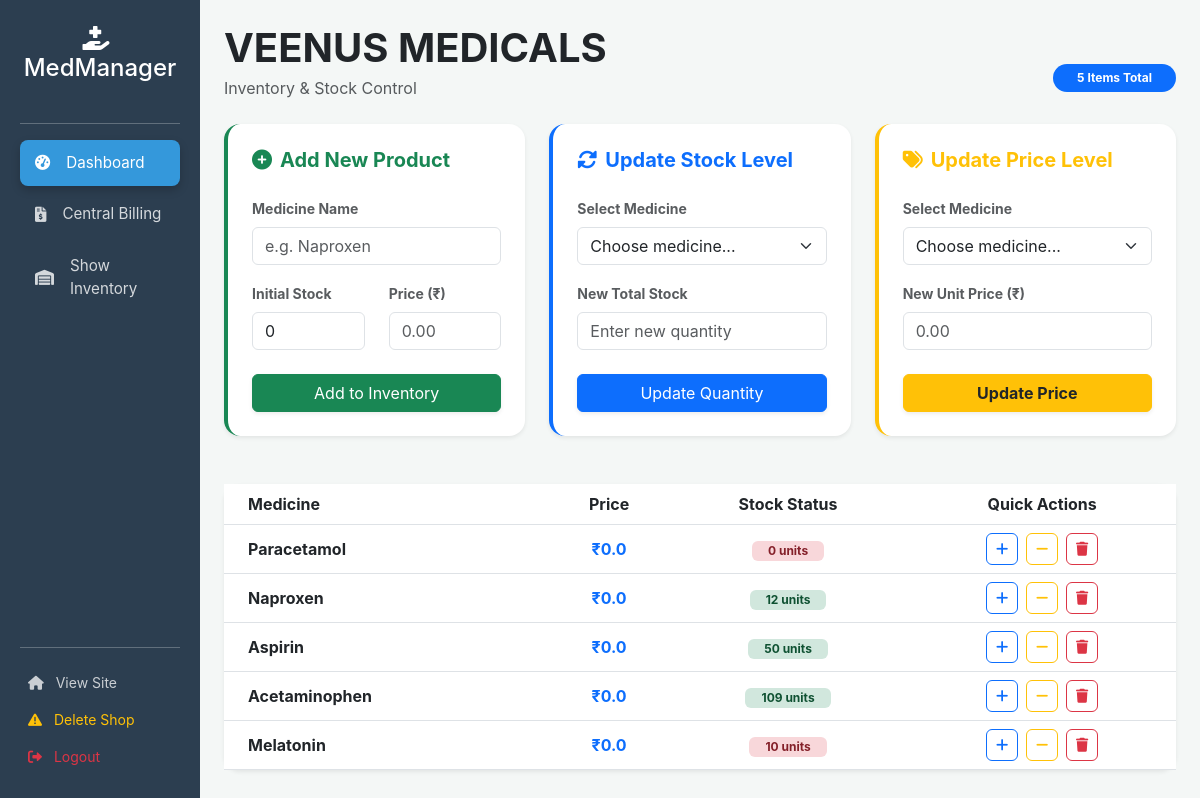
Page /dashboard (signed in) on the committed database.
### tables this page shows
CREATE TABLE shops 
                      (shop_id TEXT PRIMARY KEY, name TEXT, location TEXT, password TEXT);

CREATE TABLE inventory 
                      (id INTEGER PRIMARY KEY AUTOINCREMENT, shop_id TEXT, 
                       med_name TEXT, stock_count INTEGER, price REAL DEFAULT 0.0);

### app.py (the view, shortened to what this page needs)
@app.route('/dashboard', methods=['GET', 'POST'])
def dashboard():
    if 'shop_id' not in session:
        return redirect(url_for('login'))
    sid = session['shop_id']
    conn = get_db_connection()
    shop_data = conn.execute("SELECT name FROM shops WHERE shop_id = ?", (sid,)).fetchone()
    stocks = conn.execute("SELECT med_name, stock_count, price FROM inventory WHERE shop_id=?", (sid,)).fetchall()
    conn.close()
    return render_template('dashboard.html', stocks=stocks, shop_name=shop_data['name'])

### app.py (called while the page is built)
def get_db_connection():
    conn = sqlite3.connect('pharmacy.db')
    conn.row_factory = sqlite3.Row
    return conn

### templates/dashboard.html (shortened to what this page needs)
<!DOCTYPE html>
<html lang="en">
<head>
    <link href="https://cdn.jsdelivr.net/npm/bootstrap@5.3.0/dist/css/bootstrap.min.css" rel="stylesheet">
    <link rel="stylesheet" href="https://cdnjs.cloudflare.com/ajax/libs/font-awesome/6.0.0/css/all.min.css">
</head>
<body>
<div class="container-fluid">
    <div class="row">
        <div class="col-md-2 sidebar d-none d-md-flex flex-column">
            <h4 class="mb-4 text-center"><i class="fas fa-hand-holding-medical me-2"></i>MedManager</h4>
            <hr class="opacity-25">
            <a href="/dashboard" class="nav-item active"><i class="fas fa-tachometer-alt me-3"></i> Dashboard</a>
            <a href="/billing" class="nav-item"><i class="fas fa-file-invoice-dollar me-3"></i> Central Billing</a>
            <a href="/inventory_list" class="nav-item"><i class="fas fa-warehouse me-3"></i> Show Inventory</a>
            <div class="mt-auto">
                <hr class="opacity-25">
                <a href="/" class="text-white text-decoration-none d-block p-2 opacity-75 small"><i class="fas fa-home me-2"></i> View Site</a>
                <a href="/delete_shop_record" class="text-warning text-decoration-none d-block p-2 small" onclick="return confirm('Permanently delete this shop?')"><i class="fas fa-exclamation-triangle me-2"></i> Delete Shop</a>
                <a href="/login" class="text-danger text-decoration-none d-block p-2 small"><i class="fas fa-sign-out-alt me-2"></i> Logout</a>
            </div>
        </div>
        <div class="col-md-10 p-4">
            <div class="d-flex justify-content-between align-items-end mb-4">
                <div>
                    <h1 class="fw-bold text-dark mb-1 text-capitalize">{{ shop_name }}</h1>
                    <p class="text-muted mb-0">Inventory & Stock Control</p>
                </div>
                <div class="text-end">
                    <span class="badge bg-primary rounded-pill px-4 py-2 mb-2 d-block">{{ stocks|length }} Items Total</span>
                </div>
            </div>
            <div class="row g-4 mb-5">
                <div class="col-md-4">
                    <div class="card shadow-sm p-4 border-0 rounded-4 border-start border-success border-4 mgmt-card">
                        <h5 class="mb-4 text-success fw-bold"><i class="fas fa-plus-circle me-2"></i>Add New Product</h5>
                        <form method="POST">
                            <div class="mb-3">
                                <label class="form-label small fw-bold text-muted">Medicine Name</label>
                                <input type="text" name="med_name" class="form-control" placeholder="e.g. Naproxen" required>
                            </div>
                            <div class="row">
                                <div class="col-md-6 mb-3">
                                    <label class="form-label small fw-bold text-muted">Initial Stock</label>
                                    <input type="number" name="stock" class="form-control" value="0" required>
                                </div>
                                <div class="col-md-6 mb-3">
                                    <label class="form-label small fw-bold text-muted">Price (₹)</label>
                                    <input type="number" name="price" step="0.01" class="form-control" placeholder="0.00" required>
                                </div>
                            </div>
                            <button type="submit" class="btn btn-success w-100 shadow-sm mt-2">Add to Inventory</button>
                        </form>
                    </div>
                </div>
                <div class="col-md-4">
                    <div class="card shadow-sm p-4 border-0 rounded-4 border-start border-primary border-4 mgmt-card">
                        <h5 class="mb-4 text-primary fw-bold"><i class="fas fa-sync-alt me-2"></i>Update Stock Level</h5>
                        <form method="POST">
                            <div class="mb-3">
                                <label class="form-label small fw-bold text-muted">Select Medicine</label>
                                <select name="med_name" class="form-select" required>
                                    <option value="" selected disabled>Choose medicine...</option>
                                </select>
                            </div>
                            <div class="mb-3">
                                <label class="form-label small fw-bold text-muted">New Total Stock</label>
                                <input type="number" name="stock" class="form-control" placeholder="Enter new quantity" required>
                            </div>
                            <button type="submit" class="btn btn-primary w-100 shadow-sm mt-2">Update Quantity</button>
                        </form>
                    </div>
                </div>
                <div class="col-md-4">
                    <div class="card shadow-sm p-4 border-0 rounded-4 border-start border-warning border-4 mgmt-card">
                        <h5 class="mb-4 text-warning fw-bold"><i class="fas fa-tags me-2"></i>Update Price Level</h5>
                        <form method="POST">
                            <div class="mb-3">
                                <label class="form-label small fw-bold text-muted">Select Medicine</label>
                                <select name="med_name" class="form-select" required>
                                    <option value="" selected disabled>Choose medicine...</option>
                                </select>
                            </div>
                            <div class="mb-3">
                                <label class="form-label small fw-bold text-muted">New Unit Price (₹)</label>
                                <input type="number" name="price" step="0.01" class="form-control" placeholder="0.00" required>
                            </div>
                            <button type="submit" class="btn btn-warning w-100 shadow-sm mt-2 text-dark fw-bold">Update Price</button>
                        </form>
                    </div>
                </div>
            </div>
            <div class="row">
                <div class="col-12">
                    <div class="card shadow-sm table-card">
                        <div class="table-responsive">
                            <table class="table table-hover align-middle mb-0">
                                <thead class="bg-light">
                                    <tr>
                                        <th class="ps-4">Medicine</th>
                                        <th class="text-center">Price</th>
                                        <th class="text-center">Stock Status</th>
                                        <th class="text-center">Quick Actions</th>
                                    </tr>
                                </thead>
                                <tbody>
                                    {% for med, qty, price in stocks %}
                                    <tr>
                                        <td class="ps-4 fw-bold text-capitalize">{{ med }}</td>
                                        <td class="text-center text-primary fw-bold">₹{{ price }}</td>
                                        <td class="text-center">
                                            <span class="badge {% if qty > 10 %}status-high{% else %}status-low{% endif %} px-3">
                                                {{ qty }} units
                                            </span>
                                        </td>
                                        <td class="text-center">
                                            <div class="d-flex justify-content-center gap-2">
                                                <a href="/increase_stock_one/{{ med }}" class="btn btn-sm btn-outline-primary btn-action" title="Add 1">
                                                    <i class="fas fa-plus"></i>
                                                </a>
                                                <a href="/decrease_stock_one/{{ med }}" class="btn btn-sm btn-outline-warning btn-action" title="Remove 1">
                                                    <i class="fas fa-minus"></i>
                                                </a>
                                                <a href="/delete_medicine/{{ med }}" class="btn btn-sm btn-outline-danger btn-action" onclick="return confirm('Delete this medicine?')">
                                                    <i class="fas fa-trash"></i>
                                                </a>
                                            </div>
                                        </td>
                                    </tr>
                                    {% endfor %}
                                </tbody>
                            </table>
                        </div>
                    </div>
                </div>
            </div>
        </div>
    </div>
</div>
</body>
</html>

### templates/dashboard.html (style rules this page uses)
:root { --standard-font: -apple-system, BlinkMacSystemFont, "Segoe UI", Roboto, "Helvetica Neue", Arial, sans-serif; --sidebar-dark: #2c3e50; --primary-blue: #3498db; }
body { background: #f4f7f6; font-family: var(--standard-font); -webkit-font-smoothing: antialiased; }
.sidebar { background: var(--sidebar-dark); min-height: 100vh; color: white; padding: 25px 20px; position: sticky; top: 0; }
.nav-item { cursor: pointer; transition: 0.2s; padding: 12px 15px; border-radius: 8px; margin-bottom: 5px; font-size: 0.95rem; display: flex; align-items: center; color: rgba(255,255,255,0.8); text-decoration: none; }
.nav-item.active { background: var(--primary-blue); color: white; box-shadow: 0 4px 10px rgba(0,0,0,0.2); }
.btn-action { transition: all 0.2s ease; width: 32px; height: 32px; display: inline-flex; align-items: center; justify-content: center; border-radius: 6px; }
.table-card { border-radius: 16px; border: none; box-shadow: 0 4px 12px rgba(0,0,0,0.05); }
.status-high { background-color: #d1e7dd; color: #0f5132; }
.status-low { background-color: #f8d7da; color: #842029; }
.mgmt-card { height: 100%; }

### rows in the picture
shops: name "VEENUS MEDICALS"
inventory: med_name "Paracetamol", price "0.0", stock_count "0"
inventory: med_name "Naproxen", price "0.0", stock_count "12"
inventory: med_name "Aspirin", price "0.0", stock_count "50"
inventory: med_name "Acetaminophen", price "0.0", stock_count "109"
inventory: med_name "Melatonin", price "0.0", stock_count "10"

### other values in the picture
{{ stocks|length }} "5"
